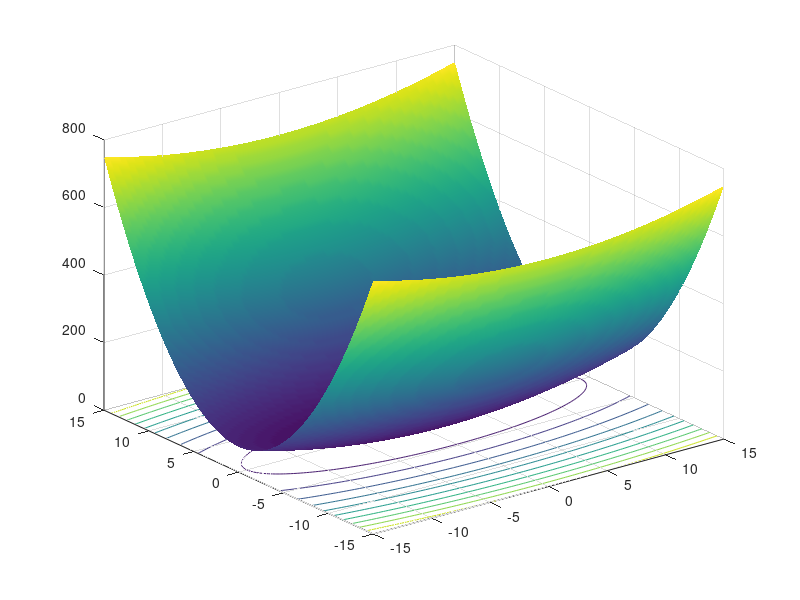

Source code (MATLAB):
clc

x=[-15:0.2:15];  % x = linspace(-10, 10, size);
y=[-15:0.2:15];  % y = linspace(-10, 10, size);

[X,Y] =meshgrid(x,y);

Z= (1/3)*X.^2 + 3*Y.^2;
figure(1);
surfc(X,Y,Z);
shading interp;
% figure(2);
% f=@(x,y) x^3 * exp(-x^2-y^4);
% fsurf(f);


